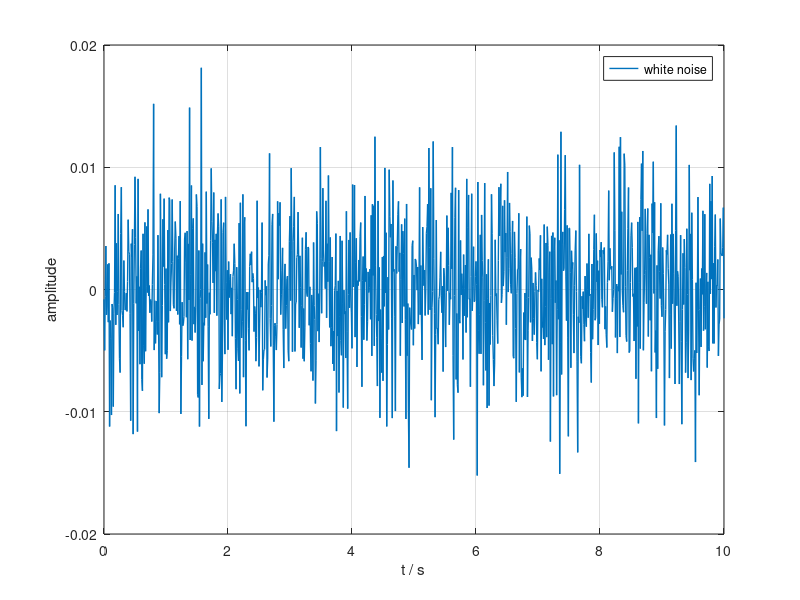
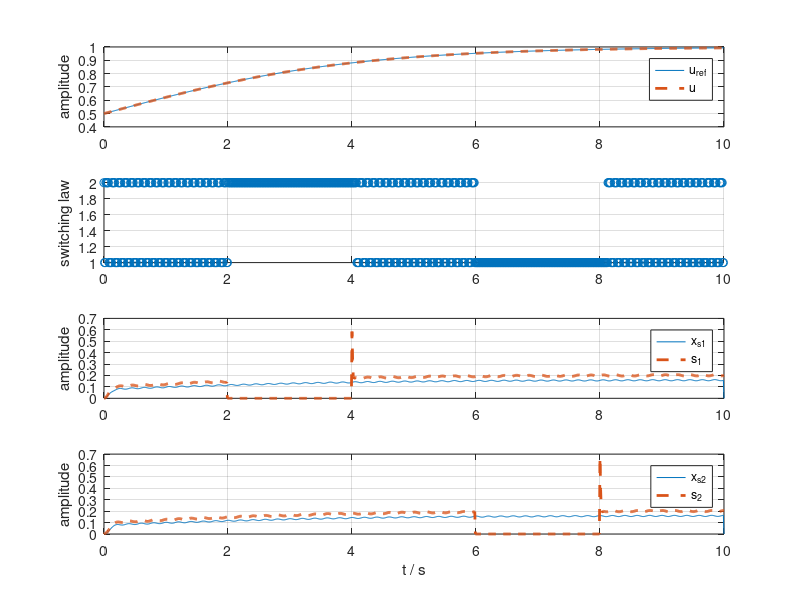

The MATLAB script that drew these images, in order:
close
clear
clc

%Multisensor switching control strategy with fault tolerance guarantees
%% system parameters
tspan = 10;
t = 0:0.01:10;
A = [0.75 0.1
     0 0.75];
B = [0 0.1]';
E = B;

uref = 1./(1+exp(-0.5*t));
% uref = sin(2*pi*t./10);
u = uref;
eu = zeros(size(uref));
w = randn(1,length(t));
w = w / std(w);
w = w - mean(w);
w = 0 + 0.01 * w; % mean 0.1 variance 0.0001  
w = 1/2 * w; % |w|<0.04
% w = zeros(1,length(t));

figure(1)
plot(t,w,'linewidth',1)
grid on
xlabel('t / s')
ylabel('amplitude')
legend('white noise')

x1 = zeros(2,length(t));
x1up = x1;
y1 = x1;
ex1 = x1;
x2 = x1;
x2up = x2;
y2 = x2;
xref = x1;
ex2 = x2;
%% sensor parameters
s1 = zeros(size(x1));
s1up = s1;
As1 = 0.6065;
Bs1 = 0.5;
Cs1 = 0.7869;
n1 = 0.005*sin(10*pi*t);
% n1 = zeros(1,length(t));
s1ref = s1;
es1 = s1;
sm1 = s1;

s2 = zeros(size(s1));
s2up = s2;
% As2 = 0.8187;
% Bs2 = 0.5;
% Cs2 = 0.3625;
As2 = 0.6065;
Bs2 = 0.5;
Cs2 = 0.7869;
n2 = 0.005*cos(10*pi*t);
% n2 = zeros(1,length(t));
s2ref = s2;
sm2 = s2;

C = [1 0];
L1 = [1.1064 0.3010]';
% L2 = [1.1945 0.2985]';
L2 = [1.1064 0.3010]';
Ls1 = 1.3089;
% Ls2 = 2.8405;
Ls2 = 1.3089;
es2 = s2;

M = [A zeros(2,1);
     Bs1*C As1]\[L1; Ls1];
M1 = M(1:2);
Ms1 = M(3);
M = [A zeros(2,1);
     Bs2*C As2]\[L2; Ls2];
M2 = M(1:2);
Ms2 = M(3);

Q = [0.1007 0
    0 6.3187];
R = 7.2598;
K = [0.1118 0.0091];
P = [0.0236 0.8602
     0.8602 3.0214];

Al1 = [A zeros(2,1); Bs1*C As1] - [L1; Ls1]*[zeros(1,2) Cs1];
Al2 = [A zeros(2,1); Bs2*C As2] - [L2; Ls2]*[zeros(1,2) Cs2];
error1 = zeros(3,length(t));
error2 = error1;
esm1 = sm1;
esm2 = sm2;
z1 = x1;
z2 = x2;
ess1 = s1;
ess2 = s2;
z1up = x1;
z2up = x2;
r1 = es1;
r2 = es2;
x = x1;
zw1 = x1;
zw2 = x2;
flag = zeros(1,length(t));
K = [0.0118 0.0091];
%% Iteration
for i = 1:length(t) - 1
    if i>=200 && i<= 400
        s1(:,i) = 0;
    end
    if i>=600 && i<=800
        s2(:,i) = 0;
    end
    %control law
    eu(i) = u(i) - uref(i);
    esm1(:,i) = sm1(:,i) - s1ref(:,i);
    esm2(:,i) = sm2(:,i) - s2ref(:,i);
    z1(:,i) = x1(:,i) - xref(:,i);
    z2(:,i) = x2(:,i) - xref(:,i);
    ess1(:,i) = s1(:,i) - s1ref(:,i);
    ess2(:,i) = s2(:,i) - s2ref(:,i);
    z1up(:,i) = x1up(:,i) - xref(:,i);
    z2up(:,i) = x2up(:,i) - xref(:,i);
    r1(:,i) = M1 .* Cs1 .* es1(:,i) + M1 * n1(i);
    r2(:,i) = M2 .* Cs2 .* es2(:,i) + M2 * n2(i);
    
    zw1(i) = z1(:,i)' * P * z1(:,i);
    zw2(i) = z2(:,i)' * P * z2(:,i);
    if zw1(i) < zw2(i)
        u(i) = uref(i) - K *  (x1(:,i) - xref(:,i) + r1(:,i));
        flag(i) = 1;
    else
        u(i) = uref(i) - K * (x2(:,i) - xref(:,i) + r2(:,i));
        flag(i) = 2;
    end
%     u(i) = uref(i);
    %reference system
    xref(:,i+1) = A * xref(:,i) + B * uref(i);
    x(:,i+1) = A * x(:,i) + B * u(i) + E * w(i);
  
    %reference sensor 1
    s1ref(:,i+1) = As1 * s1ref(:,i) + Bs1 * C * xref(:,i);
    
    %reference sensor 2
    s2ref(:,i+1) = As2 * s2ref(:,i) + Bs2 * C * xref(:,i);
    
    %sensor 1 measurement
    sm1(:,i+1) = As1 * sm1(:,i) + Bs1 * C * x(:,i);
    y1(:,i) = Cs1 * sm1(:,i) + n1(i);
    
    %sensor 2 meansurement
    sm2(:,i+1) = As2 * sm2(:,i) + Bs2 * C * x(:,i);
    y2(:,i) = Cs2 * sm2(:,i) + n2(i);
    
    %sensor 1 state observer
    x1(:,i+1) = A * x1(:,i) + B * u(i) + L1 .* (y1(:,i) - Cs1 * s1(:,i));
    s1(:,i+1) = As1 * s1(:,i) + Bs1 * C * x1(:,i) + Ls1 .* (y1(:,i) - Cs1 * s1(:,i));
    x1up(:,i+1) = x1(:,i) + M1 .* (y1(:,i) - Cs1 * s1(:,i));
    s1up(:,i+1) = s1(:,i) + Ms1 .* (y1(:,i) - Cs1 * s1(:,i));
    
    %sensor 2 state observer
    x2(:,i+1) = A * x2(:,i) + B * u(:,i) + L2 .* (y2(:,i) - Cs1 * s2(:,i));
    s2(:,i+1) = As2 * s2(:,i) + Bs2 * C * x2(:,i) + Ls2 .* (y2(:,i) - Cs2 * s2(:,i));
    x2up(:,i+1) = x2(:,i) + M2 .* (y2(:,i) - Cs2 * s2(:,i));
    s2up(:,i+1) = s2(:,i) + Ms2 .* (y2(:,i) - Cs2 * s2(:,i));
    
    %error calculation
    error1(:,i+1) = Al1 * error1(:,i) + [E;0] * w(i) - [L1;Ls1] * n1(i);
    ex1(:,i+1) = error1(1:2);
    es1(i+1) = error1(3);
    error2(:,i+1) = Al2 * error2(:,i) + [E;0] * w(i) - [L2;Ls2] * n2(i);
    ex2(:,i+1) = error2(1:2);
    es2(i+1) = error2(3);
end

%% Plotting
figure(2)
subplot(411)
plot(t,uref,t,u,'--','linewidth',2)
grid on
ylabel('amplitude')
legend('u_{ref}','u')

subplot(412)
scatter(t(1:length(t)-1),flag(1:length(t)-1))
grid on
ylabel('switching law')

subplot(413)
plot(t,y1(1,:),t,s1(1,:),'--','linewidth',2)
grid on
ylabel('amplitude')
legend('x_{s1}','s_1')

subplot(414)
plot(t,y2(1,:),t,s2(1,:),'--','linewidth',2)
grid on
xlabel('t / s')
ylabel('amplitude')
legend('x_{s2}','s_2')